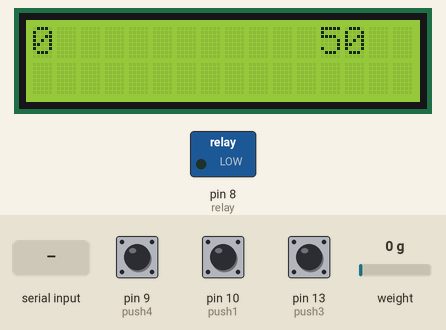
The sketch below on a simulated Arduino Uno, built with avr-gcc and run on an emulated ATmega328P. Parts: 16×2 character LCD, switched loads named in the sketch (green lamp = pin HIGH). The test bench sets the inputs (shaded band); at power-on: pin 10 (push1) HIGH, weight on the scale 0 g, pin 13 (push3) HIGH, pin 9 (push4) HIGH. EEPROM starts erased; what the sketch prints to the serial monitor is not drawn.

Above: at 6.7 s.
6.8 s: pin 10 (push1) pulled LOW for 0.15 s
At 7.5 s:
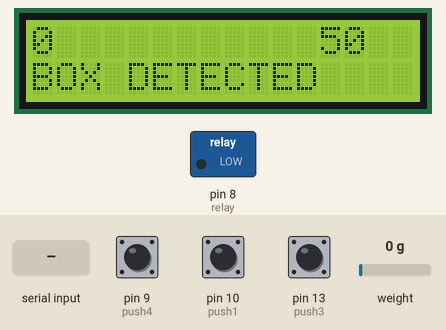
9.9 s: weight on the scale set to 47 g
At 10.3 s:
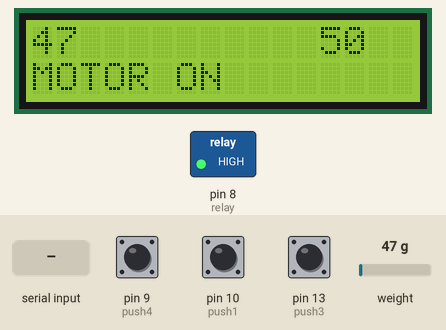
11.4 s: weight on the scale set to 53 g
At 11.7 s:
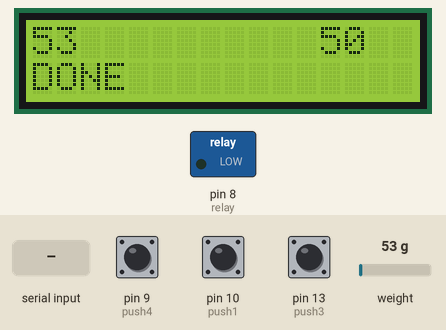
13.9 s: pin 13 (push3) pulled LOW for 3.2 s
At 16.4 s:
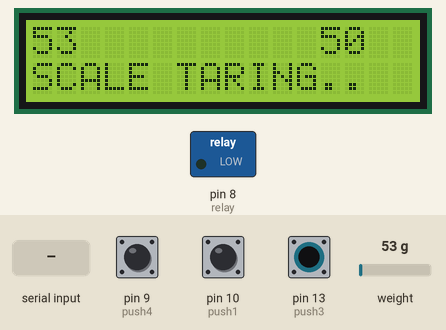
18.6 s: "r90\n" received over Serial
At 20.3 s:
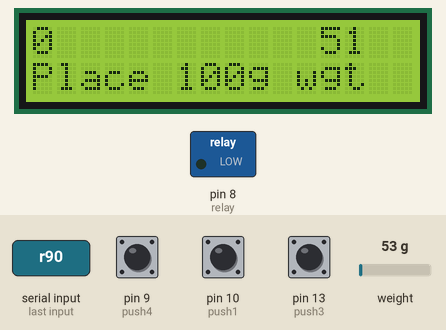
20.7 s: pin 9 (push4) pulled LOW for 0.15 s
At 21.7 s:
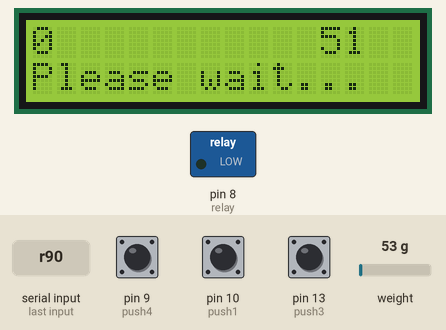
Timing chart, 0 to 23.7 s (numbered marks = the images above; inputs shaded):
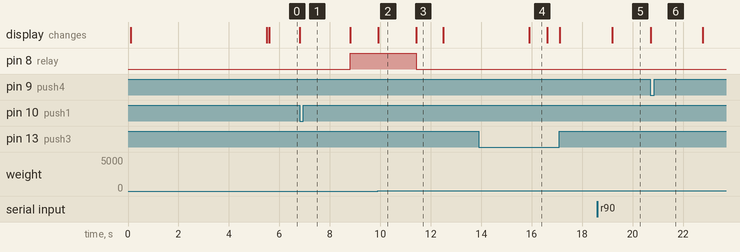

The sketch:

maywork.ino
```cpp
// #include <LiquidCrystal_I2C.h>
// #include "HX711.h"
#include <LiquidCrystal.h>
#include <HX711_ADC.h>
#include <EEPROM.h>
// define pins connected to HX711
const int HX711_dout = 6;  // DOUT pin of HX711 connected to pin D6
const int HX711_sck = 7;   // SCK pin of HX711 connected to pin D7

// create HX711 object with data and clock pins
HX711_ADC LoadCell(HX711_dout, HX711_sck);

const int calVal_eepromAdress = 0;  // EEPROM address (starting point) for calibration value
unsigned long t = 0;                // variable for storing time (used for print intervals)
uint8_t refreshCounter = 0;


const int rs = 12, en = 11, d4 = 5, d5 = 4, d6 = 3, d7 = 2;
// LiquidCrystal_I2C lcd(0x27, 16, 2);
LiquidCrystal lcd(rs, en, d4, d5, d6, d7);
int push1 = 10;  //motor on

int push3 = 13;  //teir
int push4 = 9;   //setweight
int relay = 8;
int weight = 50;
int reading = 0;
uint8_t state = 0;
float calVal = 396.24;
void printToLcd(String data, uint8_t dataLength, uint8_t column, uint8_t row) {
  for (int i = column; i <= (dataLength + column); i++) {
    lcd.setCursor(i, row);
    lcd.print(" ");
  }
  lcd.setCursor(column, row);
  lcd.print(data);
}

void calibrate() {
  // wdt_reset();
  Serial.println("***");
  Serial.println("Start calibration:");
  Serial.println("Place the load cell an a level stable surface.");
  // Serial.println("Send 't' from serial monitor to set the tare offset.");

  // LoadCell.update();
  LoadCell.tareNoDelay();
  delay(500);

  boolean _resume = false;
  Serial.println("state 1");
  while (_resume == false) {
    Serial.println("state 2");
    LoadCell.update();
    if (LoadCell.getTareStatus() == true) {
      Serial.println("Tare complete");
      _resume = true;
    }
  }

  float lastWeight = LoadCell.getData();

  Serial.println("Now, place your known mass on the loadcell.");
  Serial.println("Then send the weight of phone 2 A (i.e. 100.0) from serial monitor.");
  printToLcd("Place 100g wgt", 16, 0, 1);

  while (1) {
    if (!digitalRead(push4))
      break;
    delay(50);
    // wdt_reset();
  }

  printToLcd("Please wait...", 16, 0, 1);


  float known_mass = 100;

  LoadCell.refreshDataSet();                                           //refresh the dataset to be sure that the known mass is measured correct
  float newCalibrationValue = LoadCell.getNewCalibration(known_mass);  //get the new calibration value

  Serial.print("New calibration value has been set to: ");
  Serial.print(newCalibrationValue);
  Serial.println(", use this as calibration value (calFactor) in your project sketch.");
  Serial.print("Save this value to EEPROM adress ");
  Serial.print(calVal_eepromAdress);

  EEPROM.put(calVal_eepromAdress, newCalibrationValue);
  EEPROM.get(calVal_eepromAdress, newCalibrationValue);
  Serial.print("Value ");
  Serial.print(newCalibrationValue);
  Serial.print(" saved to EEPROM address: ");
  Serial.println(calVal_eepromAdress);

  Serial.println("End calibration");
  Serial.println("***");
}

void changeSavedCalFactor() {                           //for testing purpose only {
  float oldCalibrationValue = LoadCell.getCalFactor();  // get current factor
  boolean _resume = false;
  Serial.println("*");
  Serial.print("Current value is: ");
  Serial.println(oldCalibrationValue);  // print existing value
  Serial.println("Now, send the new value from serial monitor, i.e. 696.0");

  float newCalibrationValue;
  while (_resume == false) {  // wait until user enters valid new value
    if (Serial.available() > 0) {
      newCalibrationValue = Serial.parseFloat();
      if (newCalibrationValue != 0) {
        Serial.print("New calibration value is: ");
        Serial.println(newCalibrationValue);
        LoadCell.setCalFactor(newCalibrationValue);  // apply new calibration
        _resume = true;
      }
    }
  }

  _resume = false;
  Serial.print("Save this value to EEPROM address ");
  Serial.print(calVal_eepromAdress);
  Serial.println("? y/n");  // ask user if they want to save

  while (_resume == false) {  // wait for user decision
    if (Serial.available() > 0) {
      char inByte = Serial.read();
      if (inByte == 'y') {
#if defined(ESP8266) || defined(ESP32)
        EEPROM.begin(512);
#endif
        EEPROM.put(calVal_eepromAdress, newCalibrationValue);  // save to EEPROM
#if defined(ESP8266) || defined(ESP32)
        EEPROM.commit();
#endif
        EEPROM.get(calVal_eepromAdress, newCalibrationValue);  // verify saved value
        Serial.print("Value ");
        Serial.print(newCalibrationValue);
        Serial.print(" saved to EEPROM address: ");
        Serial.println(calVal_eepromAdress);
        _resume = true;
      } else if (inByte == 'n') {
        Serial.println("Value not saved to EEPROM");
        _resume = true;
      }
    }
  }

  Serial.println("End change calibration value");
  Serial.println("*");
}

void refresh(){
  printToLcd(String(reading), 11, 0, 0);
  printToLcd("", 16, 0, 1);
  printToLcd(String(weight), 4, 12, 0);
}

void setup() {
  pinMode(push1, INPUT_PULLUP);
  pinMode(push3, INPUT_PULLUP);
  pinMode(push4, INPUT_PULLUP);
  pinMode(relay, OUTPUT);
  digitalWrite(relay, LOW);

  Serial.begin(9600);
  delay(10);
  Serial.println("  started");

  // lcd.init();
  // lcd.backlight();
  lcd.begin(16, 2);
  lcd.clear();

  Serial.print("\nWelcome\n");

  lcd.setCursor(3, 0);
  lcd.print("Welcome");
  Serial.println("50 weight limit");

  EEPROM.get(calVal_eepromAdress, calVal);
  Serial.println(calVal);

  // check if the value is valid (not NaN or too small/large)
  if (isnan(calVal) || calVal < 0.1 || calVal > 10000) {
    Serial.println("Invalid EEPROM value! Using default calibration.");
    calVal = 396.24;                          // fallback
    EEPROM.put(calVal_eepromAdress, calVal);  // save correct value
  }
  LoadCell.setCalFactor(calVal);

  LoadCell.begin();  // initialize HX711 ADC module
  // LoadCell.setReverseOutput();       // optional: invert output if weight reads negative

  unsigned long stabilizingtime = 5000;  // time (ms) for load cell to stabilize (10 seconds)
  boolean _tare = true;                  // perform tare (zero) operation on start

  LoadCell.start(stabilizingtime, _tare);  // start HX711 with stabilization and tare

  // check for timeout or bad connection
  if (LoadCell.getTareTimeoutFlag() || LoadCell.getSignalTimeoutFlag()) {
    Serial.println("Timeout, check MCU>HX711 wiring and pin designations");


    while (1)
      lcd.setCursor(1, 0);
    lcd.println("LOAD CELL ERR");
    ;  // infinite loop (halt program) if HX711 not responding


  } else {
    float calVal = 396.24;                    // default calibration value
    EEPROM.get(calVal_eepromAdress, calVal);  // read calibration factor from EEPROM
    LoadCell.setCalFactor(calVal);            // set calibration factor in HX711 object
    // LoadCell.setCalFactor(1.0);      // can also manually set initial factor
    Serial.println("Startup is complete");  // print success message
  }

  while (!LoadCell.update())
    ;  // wait until first valid HX711 reading
  // calibrate();  // start calibration procedure automatically

  lcd.clear();
  lcd.setCursor(1, 0);
  lcd.print(reading);
  lcd.setCursor(12, 0);
  lcd.print(weight);
}

void loop() {

  if (LoadCell.update()) {
    reading = LoadCell.getData();  // calibrated units (grams if scale.set_scale() sahi hai)
    printToLcd(String(reading), 11, 0, 0);

    refreshCounter++;
    if(refreshCounter >= 5){
      refresh();
      refreshCounter = 0;
    }
  }

  // --- handle user commands from serial monitor ---
  if (Serial.available() > 0) {                      // if user typed something
    char inByte = Serial.read();                     // read the first character
    if (inByte == 't') LoadCell.tareNoDelay();       // start tare (zero) process
    else if (inByte == 'r') calibrate();             // restart calibration procedure
    else if (inByte == 'c') changeSavedCalFactor();  // edit calibration value manually
  }

  // print message when tare finishes
  if (LoadCell.getTareStatus() == true) {
    Serial.println("Tare complete");
  }

  if (digitalRead(push3) == 0) {  //Tare button
    unsigned long lastTime = millis();
    while (!digitalRead(push3)) {
      if (millis() - lastTime >= 2000) {
        Serial.print("Tared");
        printToLcd("SCALE TARING..", 16, 0, 1);
        LoadCell.tareNoDelay();
        delay(700);
        printToLcd("", 16, 0, 1);
        return;
        delay(50);
      }
    }

    weight++;
    Serial.print("Weight: ");
    Serial.println(weight);
    printToLcd(String(weight), 3, 12, 0);
    delay(200);
  }

  if (digitalRead(push4) == 0) {  //Weight selector
    unsigned long lastTime = millis();
    while (!digitalRead(push4)) {
      if (millis() - lastTime >= 2000) {
        printToLcd("CALIBRATING...", 16, 0, 1);
        while (!digitalRead(push4))
          ;
        calibrate();  // ya fir calibrayion wala code
        printToLcd("CALIBRATION DONE", 16, 0, 1);
        delay(700);
        printToLcd("", 16, 0, 1);
        return;
        delay(50);
      }
    }


    if (state == 5) {
      state = 0;
    } else {
      state++;
    }

    switch (state) {
      case 0:
        weight = 50;
        break;
      case 1:
        weight = 100;
        break;
      case 2:
        weight = 200;
        break;
      case 3:
        weight = 250;
        break;
      case 4:
        weight = 500;
        break;
      default:
        weight = 50;
    }
    printToLcd(String(weight), 4, 12, 0);
    Serial.print(weight);
    delay(200);
  }

  if (!digitalRead(push1)) {
    printToLcd("BOX DETECTED", 16, 0, 1);
    unsigned long lastTime = millis();

    while (reading >= -3 && reading <= 5 && millis() - lastTime <= 2000) {
      reading = LoadCell.getData();
    }

    if (millis() - lastTime < 2000) {
      Serial.println("Over weight or Under weight error");
      printToLcd("ER OVER/UNDER", 16, 0, 1);
      delay(1000);
      printToLcd("", 16, 0, 1);
      return;
    }

    digitalWrite(relay, HIGH);
    printToLcd("MOTOR ON", 16, 0, 1);

    while (reading <= weight) {
      if (LoadCell.update()) {
        reading = LoadCell.getData();
        Serial.println(reading);
        printToLcd(String(reading), 11, 0, 0);
      }

      if (reading < -3) {
        digitalWrite(relay, LOW);
        Serial.println("Box is removed!");
        printToLcd("ER BOX REMOVED", 16, 0, 1);
        delay(1000);
        printToLcd("", 16, 0, 1);
        return;
      }
    }

    digitalWrite(relay, LOW);
    printToLcd("DONE", 16, 0, 1);
    delay(1000);
    lcd.begin(16, 2);
    printToLcd("", 16, 0, 1);
    printToLcd(String(weight), 4, 12, 0);
  }
}
```

Measured:
- the behaviour switches between 50 and 51 g on weight on the scale (found by bisection; images 2 and 3)
- after the input at 6.8 s, pin 8 (relay): LOW → HIGH after 2.0 s; the display: changes at once (image 1)
- after the input at 9.9 s, the display: changes at once (image 2)
- after the input at 11.4 s, pin 8 (relay): HIGH → LOW at once; the display: changes at once (image 3)
- after the input at 13.9 s, the display: changes after 2.0 s (image 4)
- after the input at 18.6 s, the display: changes after 0.60 s (image 5)
- after the input at 20.7 s, the display: changes at once (image 6)
